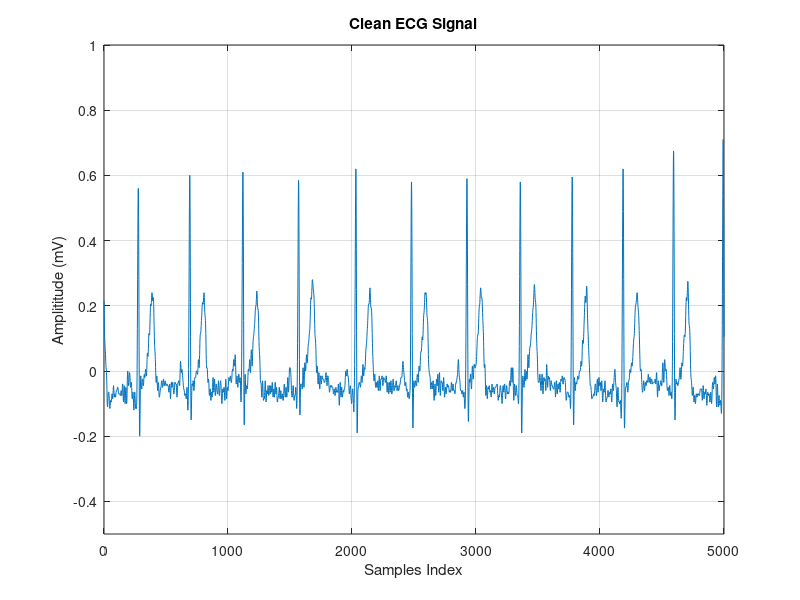
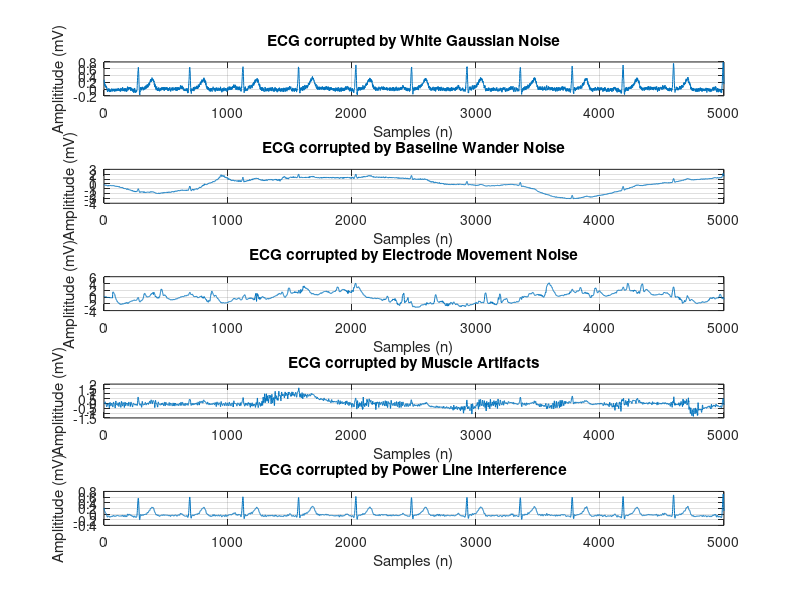

Write MATLAB code to recreate these figures, in order. (Note: this script raises an error after producing the figures.)
load('ECG_database');
%-------------------------------preparation-------------------------------
%convert from raw units to the physical units,Gain=200,base=0,length=5000
%clean ECG 
Data1 = Data1/200;
figure
plot(Data1);ylim([-0.5 1]);
title('Clean ECG Signal');
xlabel('Samples Index');
ylabel('Amplititude (mV)') ;grid
% White Gaussian Noise(WN)
noise_wn = wn/10;
wn_data = noise_wn+Data1;
% Baseline Wander Noise(BWN)
noise_bwn = bwn/200;
bwn_data=BWN_data/200;
% Electrode Movement(EMN)
noise_emn = emn/200;
emn_data=EMN_data/200;
% Muscle Artifacts(MAN)
noise_man = man/200;
man_data=MAN_data/200;
% 50 Hz Power Line Interference(PLI)
noise_pli = 0.1*sin(2*pi*50*(1:5000)/500);
pli_data=noise_pli+Data1;

figure;
subplot(511);plot(wn_data); 
title('ECG corrupted by White Gaussian Noise');
xlabel('Samples (n)');
ylabel('Amplititude (mV)') ;grid
subplot(512);plot(bwn_data); 
title('ECG corrupted by Baseline Wander Noise');
xlabel('Samples (n)');
ylabel('Amplititude (mV)') ;grid
subplot(513);
plot(emn_data); 
title('ECG corrupted by Electrode Movement Noise');
xlabel('Samples (n)');
ylabel('Amplititude (mV)') ;grid
subplot(514);
plot(man_data); 
title('ECG corrupted by Muscle Artifacts');
xlabel('Samples (n)');
ylabel('Amplititude (mV)') ;grid
subplot(515);
plot(PLI_data/200); 
title('ECG corrupted by Power Line Interference');
xlabel('Samples (n)');
ylabel('Amplititude (mV)') ;grid
%----------------------------------filter----------------------------------
%------White Gaussian Noise------
%[en,yn,wn] = LMSfilter(dn,xn,mu,p)
%mu=0.02,p=2
[en_WN_LMS,yn_WN_LMS,wn_WN_LMS] = LMSfilter(wn_data,noise_wn, 0.02, 2);
%[en,yn,wn]=NLMSfilter(dn,xn,mu,p,a)
%mu=0.02,p=2,a=0.1
[en_WN_NLMS,yn_WN_NLMS,wn_WN_NLMS] = NLMSfilter(wn_data,noise_wn,0.02,2,0.1);
%[en,yn,wn] = RLSfilter(dn,xn,p,lamda)
%p=2,lamda=1
[en_WN_RLS,yn_WN_RLS,wn_WN_RLS] = RLSfilter(wn_data,noise_wn,2,1);

figure;
subplot(411); plot(wn_data); 
title('ECG corrupted by White Gaussian Noise');
xlabel('Samples (n)');
ylabel('Amplititude (mV)') ;grid

subplot(412); plot(en_WN_LMS); ylim([-1 1]);
title('LMS Filter Response');
xlabel('Samples (n)');
ylabel('Amplititude (mV)') ;grid

subplot(413); plot(en_WN_NLMS); ylim([-1 1]);
title('NLMS Filter Response');
xlabel('Samples (n)');
ylabel('Amplititude (mV)') ;grid

subplot(414); plot(en_WN_RLS); ylim([-1 1]);
title('RLS Filter Response');
xlabel('Samples (n)');
ylabel('Amplititude (mV)') ;grid

%------Baseline Wander Noise------
%[en,yn,wn] = LMSfilter(dn,xn,mu,p)
%mu=0.02,p=2
[en_BWN_LMS,yn_BWN_LMS,wn_BWN_LMS] = LMSfilter(bwn_data,noise_bwn, 0.02, 2);
%[en,yn,wn]=NLMSfilter(dn,xn,mu,p,a)
%mu=0.02,p=2,a=0.1
[en_BWN_NLMS,yn_BWN_NLMS,wn_BWN_NLMS] = NLMSfilter(bwn_data,noise_bwn,0.02,2,0.1);
%[en,yn,wn] = RLSfilter(dn,xn,p,lamda)
%p=2,lamda=1
[en_BWN_RLS,yn_BWN_RLS,wn_BWN_RLS] = RLSfilter(bwn_data,noise_bwn,2,1);
figure;
subplot(411); plot(bwn_data); 
title('ECG corrupted by Baseline Wander Noise');
xlabel('Samples (n)');
ylabel('Amplititude (mV)') ;grid

subplot(412); plot(en_BWN_LMS); ylim([-1 1]);
title('LMS Filter Response');
xlabel('Samples (n)');
ylabel('Amplititude (mV)') ;grid

subplot(413); plot(en_BWN_NLMS); ylim([-1 1]);
title('NLMS Filter Response');
xlabel('Samples (n)');
ylabel('Amplititude (mV)') ;grid

subplot(414); plot(en_BWN_RLS); ylim([-1 1]);
title('RLS Filter Response');
xlabel('Samples (n)');
ylabel('Amplititude (mV)') ;grid

%------Electrode Movement Noise------
%[en,yn,wn] = LMSfilter(dn,xn,mu,p)
%mu=0.02,p=2
[en_EMN_LMS,yn_EMN_LMS,wn_EMN_LMS] = LMSfilter(emn_data,noise_emn, 0.02, 2);
%[en,yn,wn]=NLMSfilter(dn,xn,mu,p,a)
%mu=0.02,p=2,a=0.1
[en_EMN_NLMS,yn_EMN_NLMS,wn_EMN_NLMS] = NLMSfilter(emn_data,noise_emn,0.02,2,0.1);
%[en,yn,wn] = RLSfilter(dn,xn,p,lamda)
%p=2,lamda=1
[en_EMN_RLS,yn_EMN_RLS,wn_EMN_RLS] = RLSfilter(emn_data,noise_emn,2,1);

figure;
subplot(411); plot(emn_data); 
title('ECG corrupted by Electrode Movement Noise');
xlabel('Samples (n)');
ylabel('Amplititude (mV)') ;grid

subplot(412); plot(en_EMN_LMS); ylim([-1 1]);
title('LMS Filter Response');
xlabel('Samples (n)');
ylabel('Amplititude (mV)') ;grid

subplot(413); plot(en_EMN_NLMS); ylim([-1 1]);
title('NLMS Filter Response');
xlabel('Samples (n)');
ylabel('Amplititude (mV)') ;grid

subplot(414); plot(en_EMN_RLS); ylim([-1 1]);
title('RLS Filter Response');
xlabel('Samples (n)');
ylabel('Amplititude (mV)') ;grid



%------Muscle Artifacts Noise------
%[en,yn,wn] = LMSfilter(dn,xn,mu,p)
%mu=0.02,p=2
[en_MAN_LMS,yn_MAN_LMS,wn_MAN_LMS] = LMSfilter(man_data,noise_man, 0.02, 2);
%[en,yn,wn]=NLMSfilter(dn,xn,mu,p,a)
%mu=0.02,p=2,a=0.1
[en_MAN_NLMS,yn_MAN_NLMS,wn_MAN_NLMS] = NLMSfilter(man_data,noise_man,0.02,2,0.1);
%[en,yn,wn] = RLSfilter(dn,xn,p,lamda)
%p=2,lamda=1
[en_MAN_RLS,yn_MAN_RLS,wn_MAN_RLS] = RLSfilter(man_data,noise_man,2,1);


figure;
subplot(411); plot(man_data); 
title('ECG corrupted by Muscle Artifacts Noise');
xlabel('Samples (n)');
ylabel('Amplititude (mV)') ;grid

subplot(412); plot(en_MAN_LMS); ylim([-1 1]);
title('LMS Filter Response');
xlabel('Samples (n)');
ylabel('Amplititude (mV)') ;grid

subplot(413); plot(en_MAN_NLMS); ylim([-1 1]);
title('NLMS Filter Response');
xlabel('Samples (n)');
ylabel('Amplititude (mV)') ;grid

subplot(414); plot(en_MAN_RLS); ylim([-1 1]);
title('RLS Filter Response');
xlabel('Samples (n)');
ylabel('Amplititude (mV)') ;grid


%------Power Line Interference------
%[en,yn,wn] = LMSfilter(dn,xn,mu,p)
%mu=0.02,p=2
[en_PLI_LMS,yn_PLI_LMS,wn_PLI_LMS] = LMSfilter(pli_data,noise_pli, 0.02, 2);
%[en,yn,wn]=NLMSfilter(dn,xn,mu,p,a)
%mu=0.02,p=2,a=0.1
[en_PLI_NLMS,yn_PLI_NLMS,wn_PLI_NLMS] = NLMSfilter(pli_data,noise_pli,0.02,2,0.1);
%[en,yn,wn] = RLSfilter(dn,xn,p,lamda)
%p=2,lamda=1
[en_PLI_RLS,yn_PLI_RLS,wn_PLI_RLS] = RLSfilter(pli_data,noise_pli,2,1);

figure;
subplot(411); plot(pli_data); 
title('ECG corrupted by Power Line Interference');
xlabel('Samples (n)');
ylabel('Amplititude (mV)') ;grid

subplot(412); plot(en_PLI_LMS); ylim([-1 1]);
title('LMS Filter Response');
xlabel('Samples (n)');
ylabel('Amplititude (mV)') ;grid

subplot(413); plot(en_PLI_NLMS); ylim([-1 1]);
title('NLMS Filter Response');
xlabel('Samples (n)');
ylabel('Amplititude (mV)') ;grid

subplot(414); plot(en_PLI_RLS); ylim([-1 1]);
title('RLS Filter Response');
xlabel('Samples (n)');
ylabel('Amplititude (mV)') ;grid



%-----------------------------SNR Calculation------------------------------
%White Gaussian Noise
imp_snr_wn_lms = abs(snr(Data1, noise_wn) - snr(Data1, Data1-en_WN_LMS'));
imp_snr_wn_nlms = abs(snr(Data1, noise_wn) - snr(Data1, Data1-en_WN_NLMS'));
imp_snr_wn_rls = abs(snr(Data1, noise_wn) - snr(Data1, Data1-en_WN_RLS')) ;
%Baseline Wander Noise
imp_snr_bwn_lms = abs(snr(Data1, noise_bwn) - snr(Data1, Data1-en_BWN_LMS'));
imp_snr_bwn_nlms = abs(snr(Data1, noise_bwn) - snr(Data1, Data1-en_BWN_NLMS'));
imp_snr_bwn_rls = abs(snr(Data1, noise_bwn) - snr(Data1, Data1-en_BWN_RLS')) ;
%Electrode Movement Noise
imp_snr_emn_lms = abs(snr(Data1, noise_emn) - snr(Data1, Data1-en_EMN_LMS'));
imp_snr_emn_nlms = abs(snr(Data1, noise_emn) - snr(Data1, Data1-en_EMN_NLMS'));
imp_snr_emn_rls = abs(snr(Data1, noise_emn) - snr(Data1, Data1-en_EMN_RLS')) ;
%Muscle Artifacts Noise
imp_snr_man_lms = abs(snr(Data1, noise_man) - snr(Data1, Data1-en_MAN_LMS'));
imp_snr_man_nlms = abs(snr(Data1, noise_man) - snr(Data1, Data1-en_MAN_NLMS'));
imp_snr_man_rls = abs(snr(Data1, noise_man) - snr(Data1, Data1-en_MAN_RLS')) ;
% 50 Hz Power Line Interference
imp_snr_pli_lms = abs(snr(Data1, noise_pli) - snr(Data1, Data1-en_PLI_LMS'));
imp_snr_pli_nlms = abs(snr(Data1, noise_pli) - snr(Data1, Data1-en_PLI_NLMS'));
imp_snr_pli_rls = abs(snr(Data1, noise_pli) - snr(Data1, Data1-en_PLI_RLS')) ;

%Mean Squared Error
%--------------------------MSE of reconstructed ECG-------------------------
%White Gaussian Noise
mse_wn_lms = (1/5000)*sum((Data1-en_WN_LMS').^2);
mse_wn_nlms = (1/5000)*sum((Data1-en_WN_NLMS').^2);
mse_wn_rls = (1/5000)*sum((Data1-en_WN_RLS').^2); 
%Baseline Wander Noise
mse_bwn_lms = (1/5000)*sum((Data1-en_BWN_LMS').^2);
mse_bwn_nlms = (1/5000)*sum((Data1-en_BWN_NLMS').^2);
mse_bwn_rls = (1/5000)*sum((Data1-en_BWN_RLS').^2);
%Electrode Movement Noise
mse_emn_lms = (1/5000)*sum((Data1-en_EMN_LMS').^2);
mse_emn_nlms = (1/5000)*sum((Data1-en_EMN_NLMS').^2);
mse_emn_rls = (1/5000)*sum((Data1-en_EMN_RLS').^2);
%Muscle Artifacts Noise 
mse_man_lms = (1/5000)*sum((Data1-en_MAN_LMS').^2);
mse_man_nlms = (1/5000)*sum((Data1-en_MAN_LMS').^2);
mse_man_rls = (1/5000)*sum((Data1-en_MAN_RLS').^2);
% 50 Hz Power Line Interference
mse_pli_lms = (1/5000)*sum((Data1-en_PLI_LMS').^2);
mse_pli_nlms = (1/5000)*sum((Data1-en_PLI_NLMS').^2);
mse_pli_rls = (1/5000)*sum((Data1-en_PLI_RLS').^2);

%percentage root-mean-squared difference
%--------------------------PRD of reconstructed ECG-------------------------
%White Gaussian Noise
prd_wn_lms = sqrt((1/5000)*sum((Data1-en_WN_LMS').^2))*100;
prd_wn_nlms = sqrt((1/5000)*sum((Data1-en_WN_NLMS').^2))*100;
prd_wn_rls = sqrt((1/5000)*sum((Data1-en_WN_RLS').^2))*100;
%Baseline Wander Noise
prd_bwn_lms = sqrt((1/5000)*sum((Data1-en_BWN_LMS').^2))*100;
prd_bwn_nlms = sqrt((1/5000)*sum((Data1-en_BWN_NLMS').^2))*100;
prd_bwn_rls = sqrt((1/5000)*sum((Data1-en_BWN_RLS').^2))*100;
%Electrode Movement Noise
prd_emn_lms = sqrt((1/5000)*sum((Data1-en_EMN_LMS').^2))*100;
prd_emn_nlms = sqrt((1/5000)*sum((Data1-en_EMN_NLMS').^2))*100;
prd_emn_rls = sqrt((1/5000)*sum((Data1-en_EMN_RLS').^2))*100;
%Muscle Artifacts Noise 
prd_man_lms = sqrt((1/5000)*sum((Data1-en_MAN_LMS').^2))*100;
prd_man_nlms = sqrt((1/5000)*sum((Data1-en_MAN_NLMS').^2))*100;
prd_man_rls = sqrt((1/5000)*sum((Data1-en_MAN_RLS').^2))*100;
% 50 Hz Power Line Interference
prd_pli_lms = sqrt((1/5000)*sum((Data1-en_PLI_LMS').^2))*100;
prd_pli_nlms = sqrt((1/5000)*sum((Data1-en_PLI_NLMS').^2))*100;
prd_pli_rls = sqrt((1/5000)*sum((Data1-en_PLI_RLS').^2))*100;


%-----------------------Power Spectrum Density Analysis--------------------
FS=500;
nfft = 2^nextpow2(length(pli_data));
Pxx = abs(fft(pli_data,nfft)).^2/length(pli_data)/FS;
PSD_PLI = dspdata.psd(Pxx(1:length(Pxx)/2),'Fs',FS);  


nfft_lms = 2^nextpow2(length(en_PLI_LMS));
Pxx_lms = abs(fft(en_PLI_LMS,nfft_lms)).^2/length(en_PLI_LMS)/FS;
PSD_PLI_lms = dspdata.psd(Pxx_lms(1:length(Pxx_lms)/2),'Fs',FS);  


nfft_nlms = 2^nextpow2(length(en_PLI_NLMS));
Pxx_nlms = abs(fft(en_PLI_NLMS,nfft_nlms)).^2/length(en_PLI_NLMS)/FS;
PSD_PLI_nlms = dspdata.psd(Pxx_nlms(1:length(Pxx_nlms)/2),'Fs',FS);  

nfft_rls = 2^nextpow2(length(en_PLI_RLS));
Pxx_rls = abs(fft(en_PLI_RLS,nfft_rls)).^2/length(en_PLI_RLS)/FS;
PSD_PLI_rls = dspdata.psd(Pxx_rls(1:length(Pxx_rls)/2),'Fs',FS);  

figure
subplot(2,2,1);
plot(PSD_PLI); 
title('PSD plot of ECG corrupted by 50Hz PLI');
xlabel('Frequency(HZ)');
ylabel('Power/Frequency (dB/Hz)');
subplot(2,2,2);
plot(PSD_PLI_lms); 
title('PSD plot of ECG filtered by LMS algorithm');
xlabel('Frequency(HZ)');
ylabel('Power/Frequency (dB/Hz)');
subplot(2,2,3);
plot(PSD_PLI_nlms); 
title('PSD plot of ECG filtered by NLMS algorithm');
xlabel('Frequency(HZ)');
ylabel('Power/Frequency (dB/Hz)');
subplot(2,2,4);
plot(PSD_PLI_rls); 
title('PSD plot of ECG filtered by RLS algorithm');
xlabel('Frequency(HZ)');
ylabel('Power/Frequency (dB/Hz)');

%--------------------------error Magnitude---------------------------------
figure;
plot(yn_WN_LMS'-noise_wn,'r'); hold on;
plot(yn_WN_NLMS'-noise_wn,'g'); hold on;
plot(yn_WN_RLS'-noise_wn,'b'); hold on;
title('Plot of Error Magnitude vs. Sample Index of three algorithms for White Noise');
legend('LMS','NLMS','RLS');
xlabel('Samples (n)');
ylabel('Error Magnitude');

figure;
plot(yn_PLI_LMS'-noise_pli,'r'); hold on;
plot(yn_PLI_NLMS'-noise_pli,'g'); hold on;
plot(yn_PLI_RLS'-noise_pli,'b'); hold on;
title('Plot of Error Magnitude vs. Sample Index of three algorithms for 50HZ PLI');
legend('LMS','NLMS','RLS');
xlabel('Samples (n)');
ylabel('Error Magnitude');


